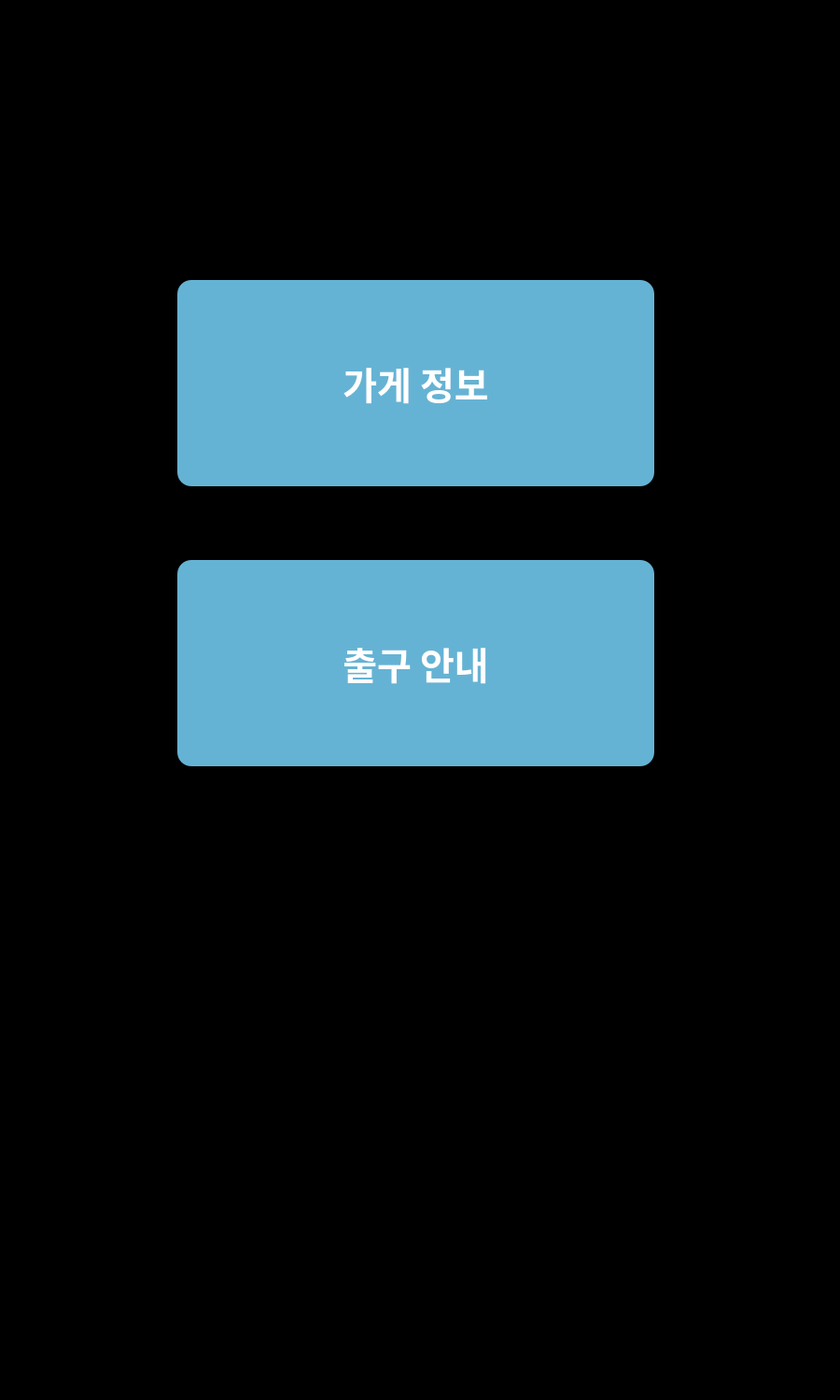
<?xml version="1.0" encoding="UTF-8"?>
<ui version="4.0">
 <class>MainWindow</class>
 <widget class="QMainWindow" name="MainWindow">
  <property name="geometry">
   <rect>
    <x>0</x>
    <y>0</y>
    <width>900</width>
    <height>1500</height>
   </rect>
  </property>
  <property name="font">
   <font>
    <pointsize>9</pointsize>
   </font>
  </property>
  <property name="windowTitle">
   <string>MainWindow</string>
  </property>
  <property name="styleSheet">
   <string notr="true">QWidget {
    background-color: black;
}</string>
  </property>
  <widget class="QWidget" name="centralwidget">
   <widget class="QPushButton" name="Map_button">
    <property name="geometry">
     <rect>
      <x>190</x>
      <y>300</y>
      <width>511</width>
      <height>221</height>
     </rect>
    </property>
    <property name="font">
     <font>
      <family>맑은 고딕</family>
      <pointsize>-1</pointsize>
      <weight>75</weight>
      <italic>false</italic>
      <bold>true</bold>
     </font>
    </property>
    <property name="styleSheet">
     <string notr="true">QPushButton {
    border-radius: 15px; /* 모서리 둥글기 설정 */
    background-color:rgba(113, 199, 236, 0.9); /* 투명도 50%의 녹색 */
    color: white; /* 글자색 */
    font: bold 40px; /* 폰트 스타일 */
    padding: 6px; /* 패딩 */
}</string>
    </property>
    <property name="text">
     <string>가게 정보</string>
    </property>
   </widget>
   <widget class="QPushButton" name="Road_button">
    <property name="geometry">
     <rect>
      <x>190</x>
      <y>600</y>
      <width>511</width>
      <height>221</height>
     </rect>
    </property>
    <property name="font">
     <font>
      <family>맑은 고딕</family>
      <pointsize>-1</pointsize>
      <weight>75</weight>
      <italic>false</italic>
      <bold>true</bold>
     </font>
    </property>
    <property name="styleSheet">
     <string notr="true">QPushButton {
    border-radius: 15px; /* 모서리 둥글기 설정 */
    background-color:rgba(113, 199, 236, 0.9); /* 투명도 50%의 녹색 */
    color: white; /* 글자색 */
    font: bold 40px; /* 폰트 스타일 */
    padding: 6px; /* 패딩 */
}</string>
    </property>
    <property name="text">
     <string>출구 안내</string>
    </property>
   </widget>
   <widget class="QLabel" name="time_label">
    <property name="geometry">
     <rect>
      <x>200</x>
      <y>40</y>
      <width>501</width>
      <height>201</height>
     </rect>
    </property>
    <property name="font">
     <font>
      <pointsize>30</pointsize>
     </font>
    </property>
    <property name="text">
     <string/>
    </property>
    <property name="alignment">
     <set>Qt::AlignCenter</set>
    </property>
   </widget>
  </widget>
  <widget class="QMenuBar" name="menubar">
   <property name="geometry">
    <rect>
     <x>0</x>
     <y>0</y>
     <width>900</width>
     <height>22</height>
    </rect>
   </property>
  </widget>
  <widget class="QStatusBar" name="statusbar"/>
 </widget>
 <resources/>
 <connections/>
</ui>
